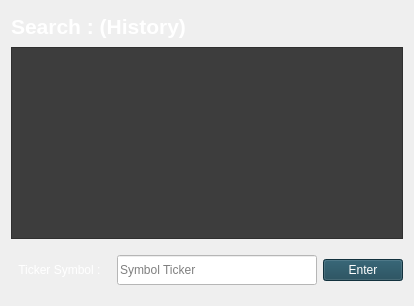
            <widget class="QWidget" name="search_page">
             <layout class="QVBoxLayout" name="verticalLayout_12">
              <item>
               <layout class="QVBoxLayout" name="verticalLayout_5">
                <item>
                 <widget class="QLabel" name="page_label">
                  <property name="minimumSize">
                   <size>
                    <width>0</width>
                    <height>30</height>
                   </size>
                  </property>
                  <property name="maximumSize">
                   <size>
                    <width>16777215</width>
                    <height>30</height>
                   </size>
                  </property>
                  <property name="font">
                   <font>
                    <family>Microsoft YaHei UI</family>
                    <pointsize>16</pointsize>
                    <bold>true</bold>
                   </font>
                  </property>
                  <property name="styleSheet">
                   <string notr="true">color: rgb(255, 255, 255);</string>
                  </property>
                  <property name="text">
                   <string>Search : (History)</string>
                  </property>
                  <property name="alignment">
                   <set>Qt::AlignLeading|Qt::AlignLeft|Qt::AlignVCenter</set>
                  </property>
                 </widget>
                </item>
                <item>
                 <widget class="QListWidget" name="Search_listview">
                  <property name="styleSheet">
                   <string notr="true">background-color: rgb(61, 61, 61);
border-color: rgba(61, 61, 61, 61);
color: rgb(255, 255, 255);</string>
                  </property>
                 </widget>
                </item>
                <item>
                 <layout class="QHBoxLayout" name="horizontalLayout">
                  <item>
                   <widget class="QLabel" name="label_3">
                    <property name="minimumSize">
                     <size>
                      <width>100</width>
                      <height>50</height>
                     </size>
                    </property>
                    <property name="maximumSize">
                     <size>
                      <width>100</width>
                      <height>50</height>
                     </size>
                    </property>
                    <property name="styleSheet">
                     <string notr="true">color: rgb(255, 255, 255);</string>
                    </property>
                    <property name="text">
                     <string>Ticker Symbol : </string>
                    </property>
                    <property name="alignment">
                     <set>Qt::AlignCenter</set>
                    </property>
                   </widget>
                  </item>
                  <item>
                   <widget class="QLineEdit" name="text_lineEdit">
                    <property name="minimumSize">
                     <size>
                      <width>200</width>
                      <height>30</height>
                     </size>
                    </property>
                    <property name="maximumSize">
                     <size>
                      <width>16777215</width>
                      <height>30</height>
                     </size>
                    </property>
                    <property name="styleSheet">
                     <string notr="true">background-color: rgb(255, 255, 255);
color: rgb(0, 0, 0);</string>
                    </property>
                    <property name="placeholderText">
                     <string>Symbol Ticker</string>
                    </property>
                   </widget>
                  </item>
                  <item>
                   <widget class="QPushButton" name="searchenter_btn">
                    <property name="styleSheet">
                     <string notr="true">color: rgb(255, 255, 255);
background-color: rgb(25, 69, 85);</string>
                    </property>
                    <property name="text">
                     <string>Enter</string>
                    </property>
                   </widget>
                  </item>
                 </layout>
                </item>
               </layout>
              </item>
             </layout>
            </widget>
